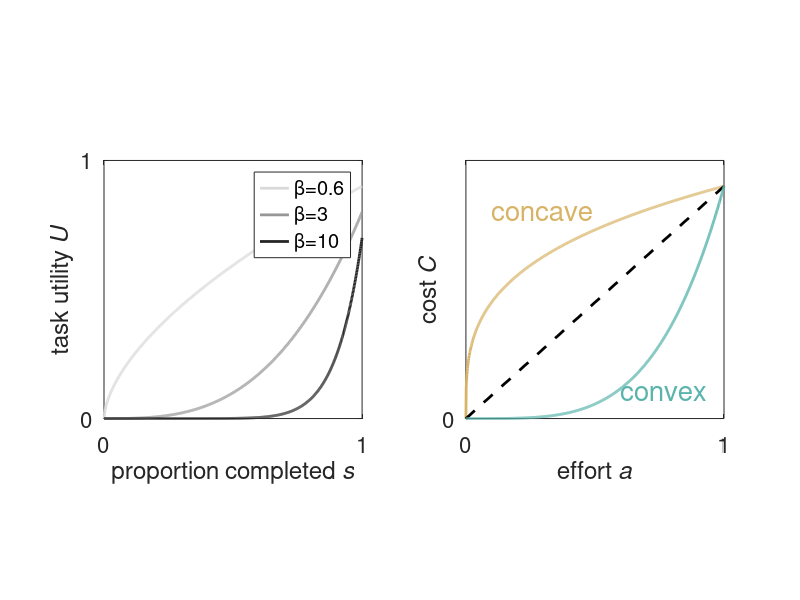

Here is the MATLAB script that generated this plot:

close all;

%% Prepare figures

% Default settings
set(0,'DefaultLineLineWidth',2);
set(0,'DefaultAxesFontSize',16);

greycolor = [217,217,217;150,150,150;37,37,37; 0,0,0]/255;
%% figure1a reward function 
figure
subplot(1,2,1)
effort = 0:0.001:1;rewardexp=[0.6,3,10];alpha=[0.9,0.8,0.7];
reward=nan(length(rewardexp),length(effort));
reward(1,:)=alpha(1)*effort.^rewardexp(1);
reward(2,:)=alpha(2)*effort.^rewardexp(2);
reward(3,:)=alpha(3)*effort.^rewardexp(3);
%reward(4,:)=alpha(4)*effort.^rewardexp(4);
for iplot=1:length(rewardexp)
plot(effort, reward(iplot,:), '-','Color',greycolor(iplot,:))
hold on
end
legend(['\beta=',num2str(rewardexp(1))],['\beta=',num2str(rewardexp(2))],['\beta=',num2str(rewardexp(3))])%,['\beta=',num2str(rewardexp(4))])
axis([0,1,0,1])
axis square
xlabel('proportion completed \its','Interpreter','tex'); ylabel('task utility \itU','Interpreter','tex')
set(gca,'xtick',[0,1],'ytick',[0,1])

%% figure1b cost function
subplot(1,2,2)
%figure
lambda=0.3;
cost = 0.9*effort.^lambda;
plot(effort, cost, '-','Color',[216,179,101]/255)
hold on
plot([0,1],[0,0.9],'k--')
hold on
%lambda=3;
lambda=4;
cost = 0.9*effort.^lambda;
plot(effort,cost,'-','Color',[90,180,172]/255)
axis([0,1,0,1])
axis square
xlabel('effort \ita','Interpreter','tex'); ylabel('cost \itC','Interpreter','tex')
text(0.1,0.8,'concave','Color',[216,179,101]/255,'FontSize',20)
text(0.6,0.1,'convex','Color',[90,180,172]/255,'FontSize',20)
set(gca,'xtick',[0,1],'ytick',0)
%set(gca,'xtick',[0,0.5,1],'ytick',0)

